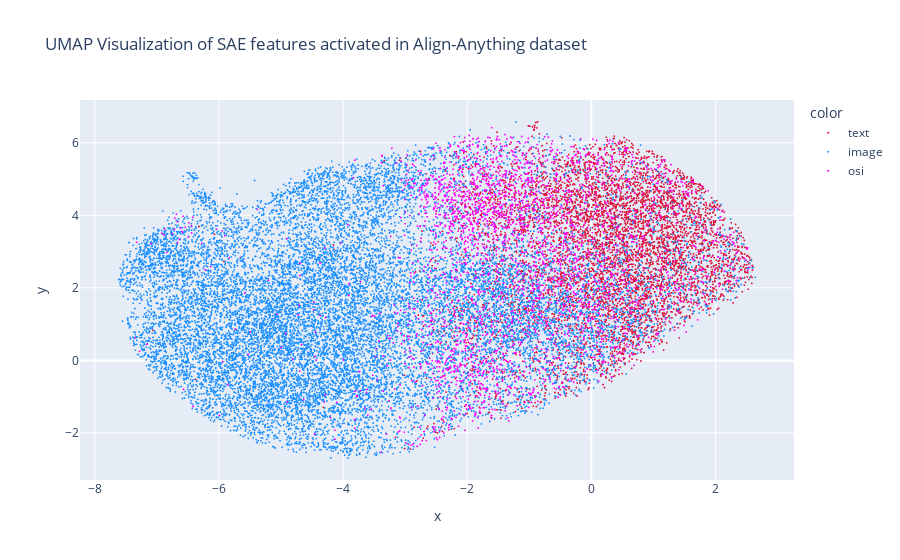

The notebook cell saved with this chart:
### Code cell
# 将三类特征合并
all_features = np.concatenate([text_feature_list, image_feature_list, osi_feature_list], axis=0)

# 使用UMAP进行降维，度量方式为余弦相似度
reducer = umap.UMAP(n_neighbors=50, min_dist=0.5, n_components=2, metric='cosine')
embedding = reducer.fit_transform(all_features)# 为三类点分别定义标签与颜色
categories = (["text"] * len(text_feature_list)) + \
             (["image"] * len(image_feature_list)) + \
             (["osi"] * len(osi_feature_list))

color_map = {
    "text": "crimson",
    "image": "dodgerblue",
    "osi": "fuchsia",
}

embedding_mean = np.mean(embedding, axis=0)  # 计算降维后的点的中心
distances = np.linalg.norm(embedding - embedding_mean, axis=1)  # 计算每个点到中心的欧几里得距离
threshold = np.percentile(distances, 95)  # 取距离的95%分位数作为阈值
inliers_mask = distances <= threshold  # 保留在阈值范围内的点

# 过滤点和类别信息
filtered_embedding = embedding[inliers_mask]
filtered_categories = np.array(categories)[inliers_mask]

# 使用plotly进行可视化
fig = px.scatter(
    x=filtered_embedding[:, 0],
    y=filtered_embedding[:, 1],
    color=filtered_categories,
    color_discrete_map=color_map,
    title="UMAP Visualization of SAE features activated in Align-Anything dataset"
)
fig.update_traces(marker=dict(size=2)) 
fig.show()
# 保存为 PNG 文件
fig.write_image("umap_visualization_Align-Anything_2D.png", scale=2)

### Figure 1 — Plotly figure (JSON) as saved in the notebook; plotly's stock layout.template omitted (floating-point values rounded to 4 significant figures; data arrays with more than 128 entries replaced by an {"elided": "..."} marker saying what was removed)
{"data": [{"hovertemplate": "color=text<br>x=%{x}<br>y=%{y}<extra></extra>", "legendgroup": "text", "marker": {"color": "crimson", "size": 2, "symbol": "circle"}, "mode": "markers", "name": "text", "showlegend": true, "type": "scattergl", "x": {"elided": "6231 float values"}, "xaxis": "x", "y": {"elided": "6231 float values"}, "yaxis": "y"}, {"hovertemplate": "color=image<br>x=%{x}<br>y=%{y}<extra></extra>", "legendgroup": "image", "marker": {"color": "dodgerblue", "size": 2, "symbol": "circle"}, "mode": "markers", "name": "image", "showlegend": true, "type": "scattergl", "x": {"elided": "16235 float values"}, "xaxis": "x", "y": {"elided": "16235 float values"}, "yaxis": "y"}, {"hovertemplate": "color=osi<br>x=%{x}<br>y=%{y}<extra></extra>", "legendgroup": "osi", "marker": {"color": "fuchsia", "size": 2, "symbol": "circle"}, "mode": "markers", "name": "osi", "showlegend": true, "type": "scattergl", "x": {"elided": "2919 float values"}, "xaxis": "x", "y": {"elided": "2919 float values"}, "yaxis": "y"}], "layout": {"legend": {"title": {"text": "color"}, "tracegroupgap": 0}, "title": {"text": "UMAP Visualization of SAE features activated in Align-Anything dataset"}, "xaxis": {"anchor": "y", "domain": [0, 1], "title": {"text": "x"}}, "yaxis": {"anchor": "x", "domain": [0, 1], "title": {"text": "y"}}}}
